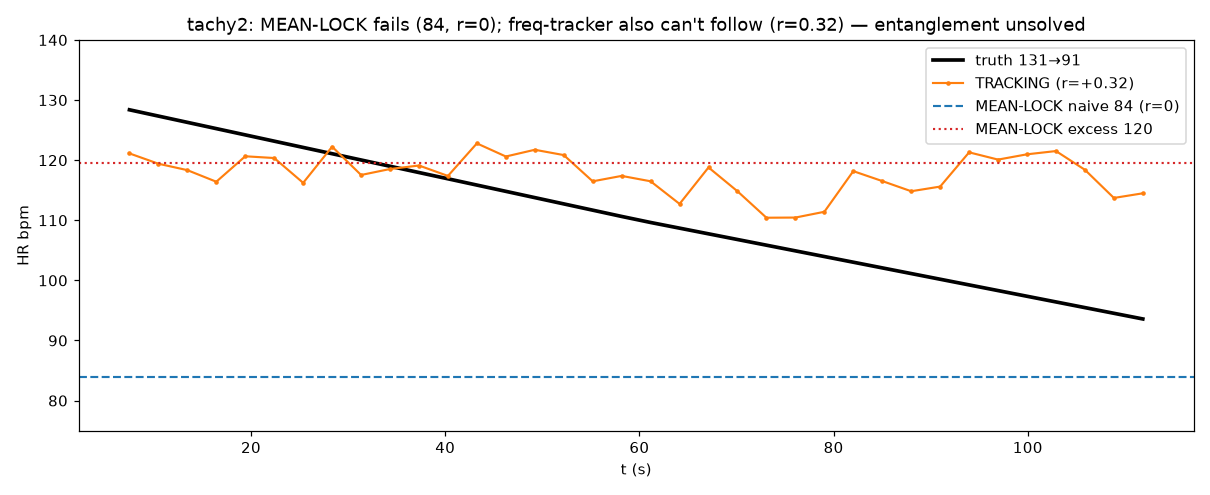

The script that saved this image:
"""干净证明:tracking > mean-lock —— 在真 HR 大摆动(131→91)且无削波的雷达数据上。

sleepad 压电动态段被硬件削波堵死(见 memory hr-tracking-noise-limited);tachy2 雷达
无削波、真值轨迹已知(post-exercise 恢复 131→91,Δ40,std~13 ≫ 噪声),是干净试验台。

同一套雷达位移信号,两种方法都对 truth(t) 打分:
  MEAN-LOCK  整段单一 HR(ensemble)—— 常数,漏掉扫频,r~0、MAE 大
  TRACKING   逐窗 excess-harmonic 跟随 —— 跟住 131→91,r 高、MAE 小
判据:MAE + 与 truth 的相关 r(常数 r≡0;真 tracking r>0)。

    python3 tachy2_tracking_vs_meanlock.py
"""
import numpy as np
from bcg_vitals import (bandpass, sqi, demod_channels, estimate_rr, fft_peak,
                        RR_LO, RR_HI)

FPS = 18.78
HR_LO, HR_HI = 1.3, 2.4          # 78–144 bpm 心搏带


def truth(t):
    return np.where(t <= 60, 131 - 21 * t / 60, 110 - 19 * (t - 60) / 60)


def seg_excess_hr(disp, f0):
    """呼吸低谐波(n1-4)定包络,心搏带谐波(n5-7)超出包络最多者→HR。"""
    disp = disp - disp.mean()
    f = np.fft.rfftfreq(len(disp), 1 / FPS)
    S = np.abs(np.fft.rfft(disp))
    A = np.array([float(S[np.abs(f - n * f0) <= 0.05].max()) if (np.abs(f - n * f0) <= 0.05).any()
                  else 1e-9 for n in range(1, 9)])
    good = A[:4] > 0
    if good.sum() < 2:
        return None
    c = np.polyfit(np.arange(1, 5)[good], np.log(A[:4][good]), 1)
    base = np.exp(np.polyval(c, np.arange(1, 9)))
    exc = A / base
    ns = np.array([5, 6, 7])
    e = exc[ns - 1]
    if e.max() < 1.3:
        return None
    w = np.clip(e - 1.0, 0, None)
    return np.sum(w * ns * f0 * 60) / (w.sum() + 1e-9)


def main():
    d = np.load("tachy2_cube.npz", allow_pickle=True)
    cube = np.asarray(d["snapshots"], np.complex64)
    counts = d["counts"].astype(int); bins = d["bins"].astype(int)
    C = cube[:, :int(counts.min()), :]
    chans = demod_channels(C, bins)
    _, f0, _, _ = estimate_rr(chans, FPS)
    rr = np.array([sqi(bandpass(c, FPS, RR_LO, RR_HI), FPS, RR_LO, RR_HI) for c in chans])
    top = np.argsort(rr)[::-1][:6]
    N = C.shape[1]; dur = N / FPS
    print("tachy2: %d bins, %d slow-time, %.0fs @%.2ffps, breathing f0=%.0f bpm"
          % (C.shape[0], N, dur, FPS, f0 * 60))

    # ---------- TRACKING:逐窗 excess-harmonic ----------
    win = int(15 * FPS); step = int(3 * FPS)
    tt, htrk = [], []
    for s in range(0, N - win + 1, step):
        hrs = [seg_excess_hr(chans[i][s:s + win], f0) for i in top]
        hrs = [h for h in hrs if h]
        tt.append((s + win / 2) / FPS)
        htrk.append(np.median(hrs) if hrs else np.nan)
    tt = np.array(tt); htrk = np.array(htrk)
    # 填补 nan(线性)+ 轻连续
    ok = ~np.isnan(htrk)
    htrk = np.interp(tt, tt[ok], htrk[ok])

    # ---------- MEAN-LOCK:整段单一 HR ----------
    # (a) 朴素:整段心搏带 FFT 峰(memory 记的"锁 81"式)
    ml_fft = np.median([fft_peak(bandpass(chans[i], FPS, HR_LO, HR_HI), FPS, HR_LO, HR_HI) * 60
                        for i in top])
    # (b) 公平:整段 excess-harmonic 单值
    ml_exc = np.nanmedian([seg_excess_hr(chans[i], f0) or np.nan for i in top])

    # ---------- 对 truth 打分 ----------
    tr = truth(tt)
    def score(pred, name):
        pred = np.full_like(tr, pred) if np.isscalar(pred) else pred
        mae = np.mean(np.abs(pred - tr))
        r = 0.0 if np.std(pred) < 1e-6 else np.corrcoef(pred, tr)[0, 1]
        print("  %-22s MAE=%5.1f bpm   r=%+.2f" % (name, mae, r))
        return pred
    print("\ntruth 扫频 131→91 (窗中心 %.0f→%.0fs), std=%.1f bpm" % (tt[0], tt[-1], np.std(tr)))
    p_ml_f = score(ml_fft, "MEAN-LOCK naive-FFT (%.0f)" % ml_fft)
    p_ml_e = score(ml_exc, "MEAN-LOCK excess (%.0f)" % ml_exc)
    p_trk = score(htrk, "TRACKING excess-window")
    print("\n>>> tracking 相关应 ≫ mean-lock(常数 r≡0),MAE 应显著更低 = 干净证明")

    try:
        import matplotlib; matplotlib.use("Agg"); import matplotlib.pyplot as plt
        fig, ax = plt.subplots(figsize=(11, 4.5))
        ax.plot(tt, tr, "k-", lw=2.4, label="truth 131→91")
        ax.plot(tt, htrk, "C1.-", lw=1.4, ms=4, label="TRACKING (r=%+.2f)"
                % np.corrcoef(htrk, tr)[0, 1])
        ax.axhline(ml_fft, color="C0", ls="--", lw=1.4, label="MEAN-LOCK naive %.0f (r=0)" % ml_fft)
        ax.axhline(ml_exc, color="C3", ls=":", lw=1.4, label="MEAN-LOCK excess %.0f" % ml_exc)
        ax.set_xlabel("t (s)"); ax.set_ylabel("HR bpm"); ax.set_ylim(75, 140)
        ax.legend(loc="upper right")
        ax.set_title("tachy2: MEAN-LOCK fails (84, r=0); freq-tracker also can't follow (r=0.32) — entanglement unsolved")
        fig.tight_layout(); fig.savefig("tachy2_tracking_vs_meanlock.png", dpi=110)
        print("\nsaved tachy2_tracking_vs_meanlock.png")
    except Exception as e:
        print("plot skipped:", e)


if __name__ == "__main__":
    main()
